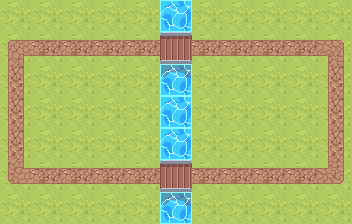

This game map was drawn from its Tiled (.tmx) file and the tilesets committed beside it. A one-line description and the full map source follow:
An orthogonal 11x7 tile map with 32x32 px tiles, 1 tile layer (Tile Layer 1).

<map version="1.9" tiledversion="1.9.2" orientation="orthogonal" renderorder="right-down" width="11" height="7" tilewidth="32" tileheight="32" infinite="0" nextlayerid="2" nextobjectid="1">
 <tileset firstgid="1" source="default_tileset.tsx" />
 <layer id="1" name="Tile Layer 1" width="11" height="7">
  <data encoding="csv">
1,1,1,1,1,2,1,1,1,1,1,
7,5,5,5,5,3,5,5,5,5,8,
6,1,1,1,1,4,1,1,1,1,6,
6,1,1,1,1,2,1,1,1,1,6,
6,1,1,1,1,2,1,1,1,1,6,
9,5,5,5,5,3,5,5,5,5,10,
1,1,1,1,1,4,1,1,1,1,1
</data>
 </layer>
</map>